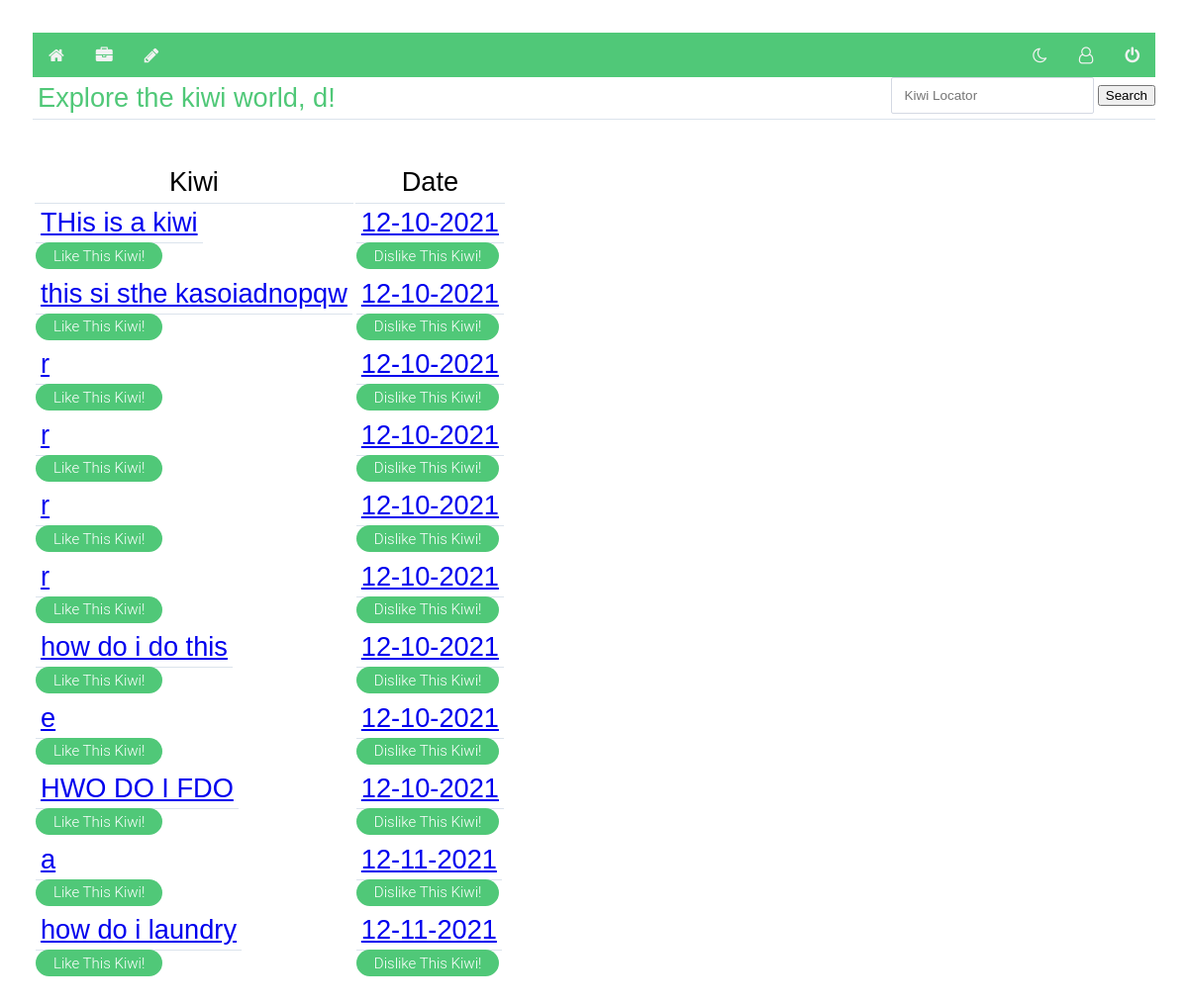
Page /index (signed in) on the committed database.
### models.py (models this page shows, shortened)
class Note(db.Model):
    id = db.Column("id", db.Integer, primary_key=True)
    title = db.Column("title", db.String(200))
    text = db.Column("text", db.String(100))
    date = db.Column("date", db.String(50))
    user_id = db.Column(db.Integer,db.ForeignKey("user.id"), nullable = False)
    comments = db.relationship("Comment", backref="note",cascade = "all, delete-orphan", lazy=True)
    score = db.Column("score", db.Integer)
    votes = db.Column("totalVotes", db.Integer)

### flask06.py (the view)
@app.route('/')
@app.route('/index')
def index():
    if session.get('user'):
        all_notes = db.session.query(Note).all()
        return render_template('index.html', notes=all_notes, user=session['user'])
    else:
        return redirect(url_for('register'))

### forms.py
class SearchForm(FlaskForm):
    results = StringField('Results', validators=[DataRequired()])
    submit = SubmitField("Submit")

### flask06.py (called while the page is built)
@app.context_processor
def base():
    form = SearchForm()
    return dict(form=form)

### templates/index.html (shortened to what this page needs)
<!DOCTYPE html>
<html lang="en">
    <head>
        <link rel="stylesheet" href="{{ url_for('static', filename='main.css') }}">
        <link rel="stylesheet" href="{{ url_for('static', filename='forms.css') }}">
        <link rel="stylesheet" href="https://cdnjs.cloudflare.com/ajax/libs/font-awesome/4.7.0/css/font-awesome.css">
    </head>
    <div class="topnav">
        <nav>
            {% if user %}
            <a class="fa fa-home" href="{{url_for('index')}}"></a>
            <a class="fa fa-briefcase"href="{{url_for('get_notes')}}"></a>
            <a class="fa fa-pencil"href="{{url_for('new_note')}}"></a>
            <div class="topnav-right">
                <a class="fa fa-moon-o" onclick="myFunction()"></a>
                <a class="fa fa-user-o"href="{{url_for('get_accounts')}}"></a>
                <a class="fa fa-power-off" href="{{url_for('logout')}}"></a>
            </div>
            {% else %}
            <a href="{{url_for('login')}}">Login</a>
            <a href="{{url_for('register')}}">Register</a>
            {% endif %}
        </nav>
    </div>
<body>
<div class="searchStuff">
        <form method="POST" action="{{ url_for('search')}}" class="searching">
                <input class="form-search" type="search" placeholder="Kiwi Locator" aria-label="Locate"
                       name="results">
                <button class="search-btn" type="submit">Search</button>
            </form>
    </div>
        <h1 class="title">Explore the kiwi world, {{user}}!</h1>
        <table>
                <th class="title">Kiwi</th>
                <th class="title">Date</th>
            {% for note in notes %}
            <tr>
                <td><a class="title" href="{{ url_for('get_note', note_id=note.id) }}">{{ note.title }}</a></td>
                <td><a class="title" href="{{ url_for('get_note', note_id=note.id) }}">{{ note.date }}</a></td>
            </tr>
            <td><a class="button3" href="{{ url_for('voteLike', note_id=note.id) }}">Like This Kiwi!</a></td>
                <td><a class="button3" href="{{ url_for('voteDislike', note_id=note.id) }}">Dislike This Kiwi!</a></td>
            {% endfor %}
        </table>
    </body>
</html>

### static/main.css (style rules this page uses)
body { padding: 30px 30px; background: light grey; }
h1 { color: #50C878; }
.topnav { background-color: #50C878; overflow: hidden; }
.topnav a { float: left; color: #f2f2f2; text-align: center; padding: 14px 16px; text-decoration: none; font-size: 17px; }
.topnav-right { float: right; }
.searchStuff { float: right; }
a.button3 { display:inline-block; padding:0.3em 1.2em; margin:0 0.3em 0.3em 0; border-radius:2em; box-sizing: border-box; text-decoration:none; font-family:'Roboto',sans-serif; font-weight:300; color:#FFFFFF; background-color: #50C878; text-align:center; transition: all 0.2s; }
body { padding: 25px; background-color: white; color: black; font-size: 15px; font-family: Helvetica, sans-serif; }

### static/forms.css (style rules this page uses)
form { width: 100%; }
.title { font-size: 1.7rem; font-weight: 300; border-bottom: 1px solid #dbe3ec; padding: 5px; margin: 0 0 40px 0; }
input, textarea { padding: 10px 13px; margin-bottom: 15px; border-radius: 2px; border: 1px solid #d4d9e3; font-weight: 200; color: #4d5060; font-family: 'Poppins', sans-serif; font-size: .9em; }

### rows in the picture
Note: title "THis is a kiwi", date "12-10-2021"
Note: title "this si sthe kasoiadnopqw", date "12-10-2021"
Note: title "r", date "12-10-2021"
Note: title "r", date "12-10-2021"
Note: title "r", date "12-10-2021"
Note: title "r", date "12-10-2021"
Note: title "how do i do this", date "12-10-2021"
Note: title "e", date "12-10-2021"
Note: title "HWO DO I FDO", date "12-10-2021"
Note: title "a", date "12-11-2021"
Note: title "how do i laundry", date "12-11-2021"

### other values in the picture
{{ user }} "d"
